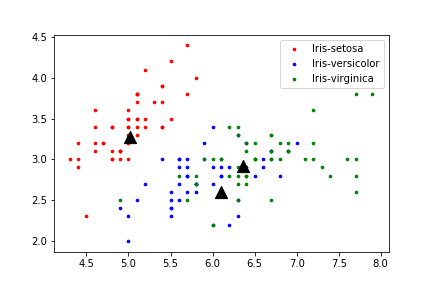

This chart was generated by the following Python code:
from copy import deepcopy
import numpy as np # linear algebra
import pandas as pd # data processing, CSV file I/O (e.g. pd.read_csv)
from matplotlib import pyplot as plt
import csv

file1=open('iris.data')
In_text = csv.reader(file1,delimiter = ',')
 
file2 =open('iris.csv','w')
out_csv = csv.writer(file2)
out_csv.writerow(['SepalLength','SepalWidth','PetalLength','PetalWidth','Species']) 
file3 = out_csv.writerows(In_text)
 
file1.close()
file2.close()
df = pd.read_csv("iris.csv") #load the dataset
df.head()

# Change categorical data to number 0-2
df["Species"] = pd.Categorical(df["Species"])
df["Species"] = df["Species"].cat.codes
# Change dataframe to numpy matrix
data = df.values[:, 0:4]
category = df.values[:, 4]
# Number of clusters
k = 3
# Number of training data
n = data.shape[0]
# Number of features in the data
c = data.shape[1]

# Generate random centers, here we use sigma and mean to ensure it represent the whole data
mean = np.mean(data, axis = 0)
std = np.std(data, axis = 0)
centers = np.random.randn(k,c)*std + mean

centers_old = np.zeros(centers.shape) # to store old centers
centers_new = deepcopy(centers) # Store new centers

data.shape
clusters = np.zeros(n)
distances = np.zeros((n,k))

error = np.linalg.norm(centers_new - centers_old)

# When, after an update, the estimate of that center stays the same, exit loop
while error != 0:
    # Measure the distance to every center
    for i in range(k):
        distances[:,i] = np.linalg.norm(data - centers[i], axis=1)
    # Assign all training data to closest center
    clusters = np.argmin(distances, axis = 1)
    
    centers_old = deepcopy(centers_new)
    # Calculate mean for every cluster and update the center
    for i in range(k):
        centers_new[i] = np.mean(data[clusters == i], axis=0)
    error = np.linalg.norm(centers_new - centers_old)
incorrect = 0
for i, j in zip(category,clusters):
    if i != j:
        incorrect +=1
print("Number of data points incorrectly clustered")
print(incorrect)
# Plot the data and the centers generated as random
colors=['red', 'blue', 'green']
for i in range(n):
    if colors[int(category[i])] == 'red':
        l1 = plt.scatter(data[i, 0], data[i,1], s=7, color = colors[int(category[i])], label = 'Iris-setosa')
    elif colors[int(category[i])] == 'blue':
        l2 = plt.scatter(data[i, 0], data[i,1], s=7, color = colors[int(category[i])], label = 'Iris-versicolor')
    elif colors[int(category[i])] == 'green':
        l3 = plt.scatter(data[i, 0], data[i,1], s=7, color = colors[int(category[i])], label = 'Iris-virginica')
handles, labels = plt.gca().get_legend_handles_labels()
handle_list, label_list = [], []
for handle, label in zip(handles, labels):
    if label not in label_list:
        handle_list.append(handle)
        label_list.append(label)
plt.legend(handle_list, label_list)
plt.scatter(centers_new[:,0], centers_new[:,1], marker='^', c='black', s=150, label = 'Centroids')
plt.savefig('KMeans')
plt.show()